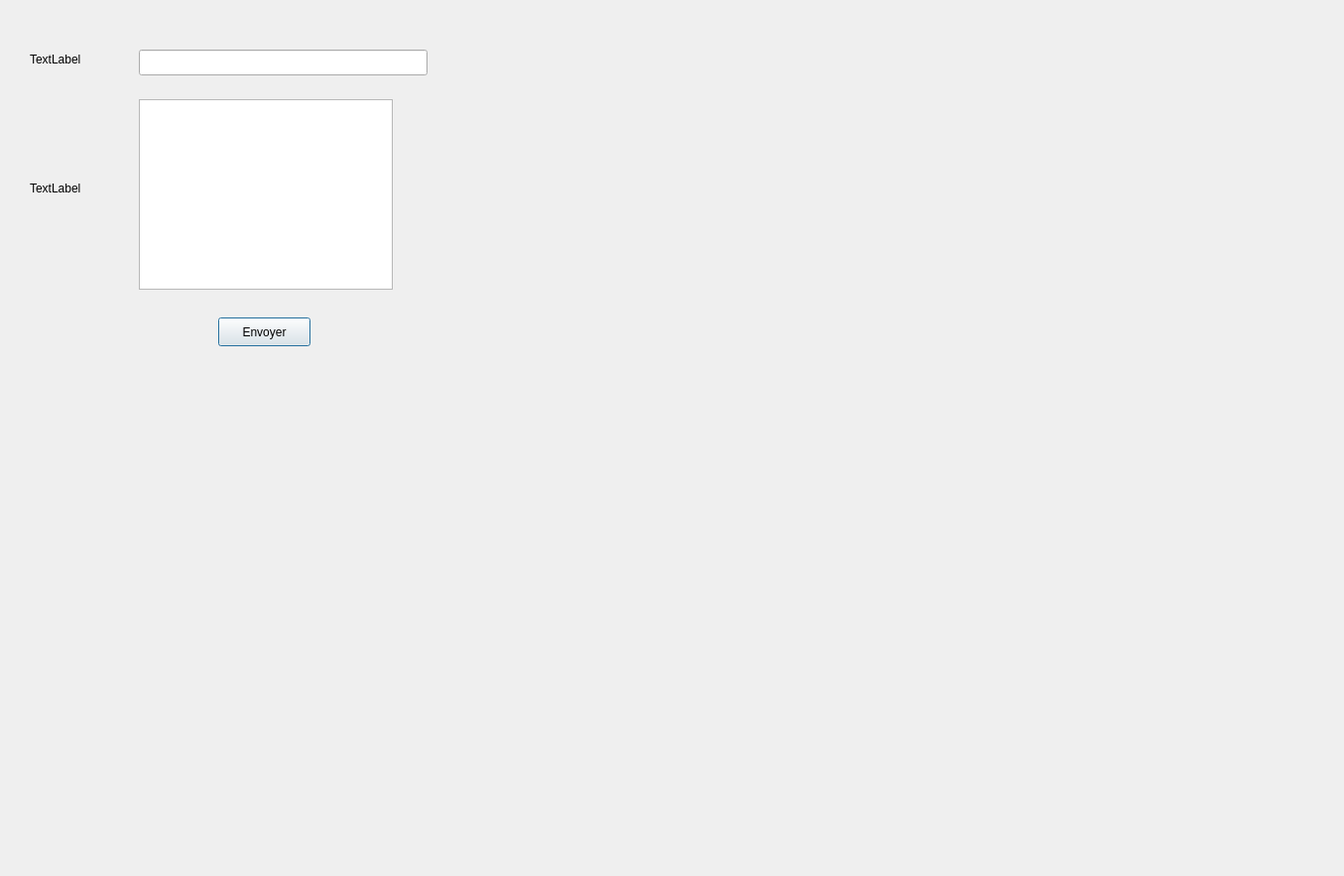
<?xml version="1.0" encoding="UTF-8"?>
<ui version="4.0">
 <class>ChatbotWindow</class>
 <widget class="QDialog" name="ChatbotWindow">
  <property name="geometry">
   <rect>
    <x>0</x>
    <y>0</y>
    <width>1355</width>
    <height>883</height>
   </rect>
  </property>
  <property name="windowTitle">
   <string>Dialog</string>
  </property>
  <widget class="QLineEdit" name="lineEditMessage">
   <property name="geometry">
    <rect>
     <x>140</x>
     <y>50</y>
     <width>291</width>
     <height>26</height>
    </rect>
   </property>
  </widget>
  <widget class="QPushButton" name="btnEnvoyer">
   <property name="geometry">
    <rect>
     <x>220</x>
     <y>320</y>
     <width>93</width>
     <height>29</height>
    </rect>
   </property>
   <property name="text">
    <string>Envoyer</string>
   </property>
  </widget>
  <widget class="QLabel" name="label_2">
   <property name="geometry">
    <rect>
     <x>30</x>
     <y>180</y>
     <width>63</width>
     <height>20</height>
    </rect>
   </property>
   <property name="text">
    <string>TextLabel</string>
   </property>
  </widget>
  <widget class="QTextBrowser" name="textBrowserChat">
   <property name="geometry">
    <rect>
     <x>140</x>
     <y>100</y>
     <width>256</width>
     <height>192</height>
    </rect>
   </property>
  </widget>
  <widget class="QLabel" name="label">
   <property name="geometry">
    <rect>
     <x>30</x>
     <y>50</y>
     <width>63</width>
     <height>20</height>
    </rect>
   </property>
   <property name="text">
    <string>TextLabel</string>
   </property>
  </widget>
 </widget>
 <resources/>
 <connections/>
</ui>
